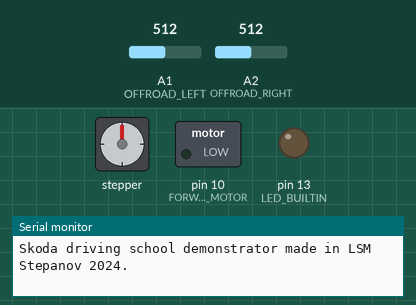
Recording of a sketch running on a simulated Arduino Uno, built with avr-gcc and run on an emulated ATmega328P. Shown: stepper motor, switched loads named in the sketch (green lamp = pin HIGH), output pins drawn as LEDs (lit = HIGH), the last lines printed to the serial monitor. The inputs (shaded band) are chosen by the test bench; at power-on: A1 (OFFROAD_LEFT) = 512, A2 (OFFROAD_RIGHT) = 512. Stepper angles assume 800 steps per turn.

Above: at 1.2 s.
1.3 s: A1 (OFFROAD_LEFT) set to 139
2.8 s: A1 (OFFROAD_LEFT) set to 120
At 4.3 s:
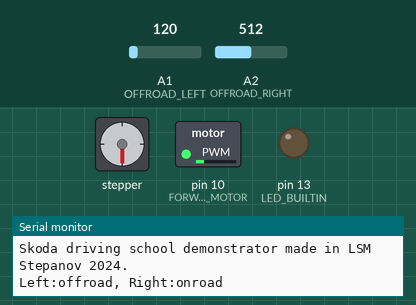
4.7 s: A2 (OFFROAD_RIGHT) set to 133
6.2 s: A2 (OFFROAD_RIGHT) set to 116
At 7.8 s:
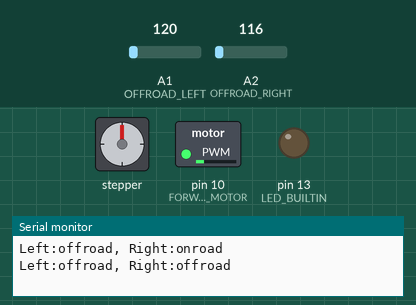
8.1 s: A1 (OFFROAD_LEFT) set to 138
At 8.25 s:
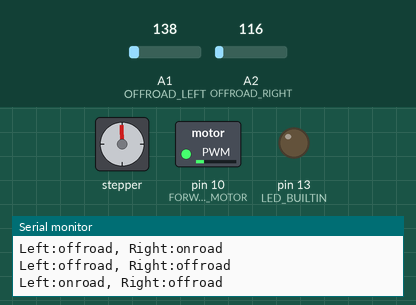
10.0 s: A2 (OFFROAD_RIGHT) set to 138
At 10.9 s:
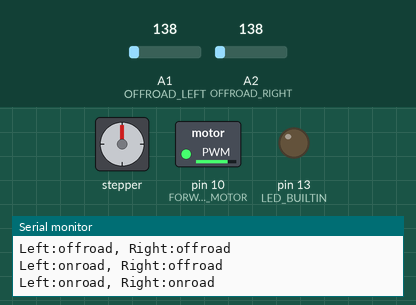
Timing chart, 0 to 12.9 s (numbered marks = the images above; inputs shaded):
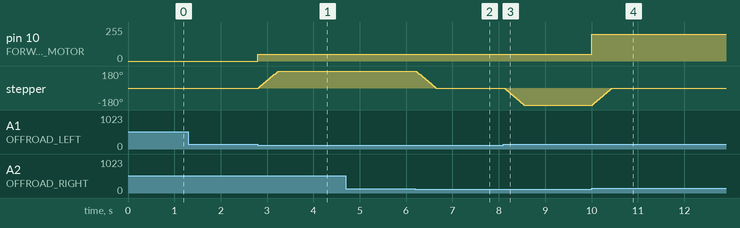

Measured:
- the behaviour switches between 128 and 127 on A1 (OFFROAD_LEFT) (found by bisection; images 0 and 1)
- the behaviour switches between 128 and 127 on A2 (OFFROAD_RIGHT) (found by bisection; images 1 and 2)
- after the input at 1.3 s, every drawn part: stays the same
- after the input at 2.8 s, pin 10 (FORWARD_MOTOR): 0/255 → 50/255 at once; stepper: turns 180° clockwise in 0.42 s, starting at once
- after the input at 4.7 s, every drawn part: stays the same
- after the input at 6.2 s, stepper: turns 180° counter-clockwise in 0.43 s, starting at once
- after the input at 8.1 s, stepper: turns 180° counter-clockwise in 0.43 s, starting at once
- after the input at 10.0 s, pin 10 (FORWARD_MOTOR): 50/255 → 200/255 at once; stepper: turns 180° clockwise in 0.42 s, starting at once

The sketch:

demo.ino
```cpp
// pin definition
#define FORWARD_MOTOR 10  // PWM output pin for motor forward

#define FORWARD_ONROAD_SPEED    200 // Speed of forward drive motor during drive on road
#define FORWARD_OFFROAD_SPEED   50  // Speed of forward drive motor during off-road drive

#define OFFROAD_LEFT  A1   // Input pin for the phototransistor signaling left side off-road drive
#define OFFROAD_RIGHT A2   // Input pin for the phototransistor signaling right side off-road drive

#define OFFROAD_LEVEL 128  // Values of the off-road analog inputs below this value
                           // signal the off-road drive

// stepping motor pin definition
#define STEERING_ENABLE_N_PIN   2
#define STEERING_DIR_PIN        7
#define STEERING_STEP_PIN       6
#define STEERING_MS1_PIN        3
#define STEERING_MS2_PIN        4
#define STEERING_MS3_PIN        5
// stepping motor parameters
#define STEERING_STEPS          400 // step count for whole rotation
#define STEERING_MICROSTEPS     1
#define STEERING_RPM            120 // rotate speed of the steering motor during the steering movement

#define STEERING_STEPS          400

#include <A4988.h>

A4988 steer(STEERING_STEPS, STEERING_DIR_PIN, STEERING_STEP_PIN, STEERING_ENABLE_N_PIN, STEERING_MS1_PIN, STEERING_MS2_PIN, STEERING_MS3_PIN);

void setup() {

  Serial.begin(115200);
  Serial.println("");
  Serial.println("Skoda driving school demonstrator made in LSM Stepanov 2024.");

  // pin initialize
  pinMode(LED_BUILTIN, OUTPUT);

  pinMode(FORWARD_MOTOR, OUTPUT);

  pinMode(OFFROAD_LEFT, INPUT);
  pinMode(OFFROAD_RIGHT, INPUT);

  steer.setEnableActiveState(LOW);
  steer.begin(STEERING_RPM, 2);
}

int getTargetSteerPosition(bool offroadLeft, bool offroadRight)
{
  if(!offroadLeft && !offroadRight)
  {
    // drive on road

    // drive forward full speed and straight
    analogWrite(FORWARD_MOTOR, FORWARD_ONROAD_SPEED);
    return 0;
  }

  // drive offroad

  // slow down the forward speed
  analogWrite(FORWARD_MOTOR, FORWARD_OFFROAD_SPEED);

  if(offroadLeft && !offroadRight)
  {
    // away of road to the left side - go to the right
    return STEERING_STEPS;
  }
  else if (!offroadLeft && offroadRight)
  {
    // away of road to the right side - go to the left
    return -STEERING_STEPS;
  }
  // completely away of the road - go straight
  return 0;
}

// the loop function runs over and over again forever
void loop() {

  static bool offroadLeft = false,
              offroadRight = false;
  static int targetSteerStepPosition = 0;

  // get new states
  bool newOffroadLeft = analogRead(OFFROAD_LEFT) < OFFROAD_LEVEL;
  bool newOffroadRight = analogRead(OFFROAD_RIGHT) < OFFROAD_LEVEL;

  if ( (offroadLeft != newOffroadLeft) || (offroadRight != newOffroadRight) )
  {
    // road state changed

    // print states
    Serial.print("Left:");
    Serial.print(newOffroadLeft ? "offroad" : "onroad");
    Serial.print(", Right:");
    Serial.println(newOffroadRight ? "offroad" : "onroad");

    int newTargetSteerStepPosition = getTargetSteerPosition(newOffroadLeft, newOffroadRight);

    // set the stepper to go to the newTargetSteerStepPosition

    int currentStepPosition = targetSteerStepPosition - steer.getStepsRemaining();

    steer.startMove(newTargetSteerStepPosition - currentStepPosition);

    targetSteerStepPosition = newTargetSteerStepPosition;
  }

  // update states
  offroadLeft = newOffroadLeft;
  offroadRight = newOffroadRight;

  // proceed the steer stepper motor task
  steer.nextAction();
}
```
